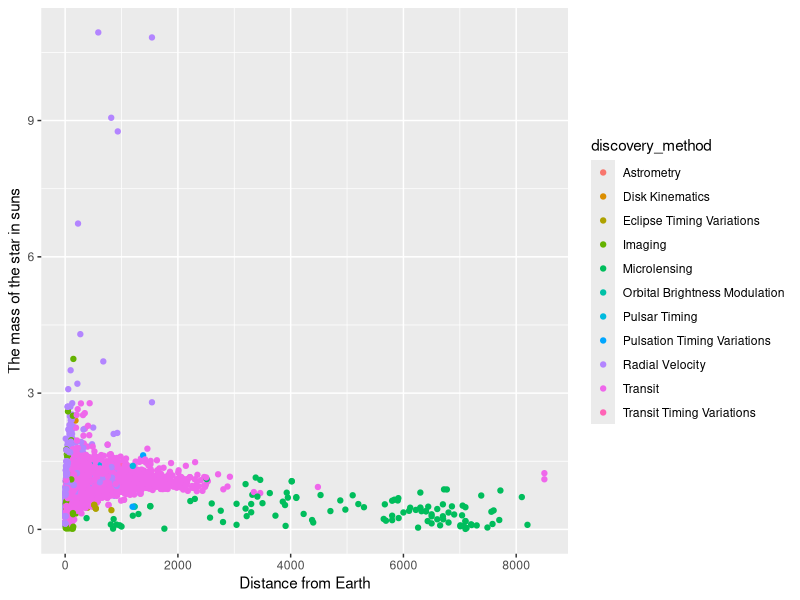

Here is the R script that generated this plot:
setwd("C:/Users/k1599153/OneDrive - King's College London/exoplanets")

#####
library(tidyverse)
exoplanets <- read_csv("exoplanets.csv")
view(exoplanets)

####Question 1####

number_of_records <- nrow(exoplanets)

#There are 4521 records in the dataframe

####Question 2####

column_names <- colnames(exoplanets)
print(column_names)

####Question 3####

mean_orbital_period <- mean(exoplanets$`planet_orbital_period_(days)`, na.rm = TRUE)
print(mean_orbital_period)
median_orbital_period <- median(exoplanets$`planet_orbital_period_(days)`, na.rm = TRUE)
print(median_orbital_period)

####Question 4####

top_discovery_method <- exoplanets %>% 
  count(discovery_method) %>%  
  arrange(desc(n))

popular_discovery_method <- top_n(top_discovery_method, 1)
print(popular_discovery_method)[1]

#Answer: Transit

####Question 5####

planet_mass <- exoplanets %>%
  filter(discovery_method == "Transit") %>%
  arrange(desc(`planet_mass_(earths)`))
view(planet_mass)

largest_mass <- top_n(planet_mass, 1, wt = planet_mass$`planet_mass_(earths)`)
print(largest_mass)

####Answer: K2-52 b 457000 earths

####Question 6####

exoplanets2 <- exoplanets %>% 
  filter(`planet_mass_(earths)` < 450000)

largest_mass2 <- top_n(exoplanets2, 1, wt = exoplanets2$`planet_mass_(earths)`)
print(largest_mass2)

#Answer: Kepler-840 b; mass = 43000 earths

####Question 7####

exoplanets2 %>% 
  ggplot(aes(x = `system_distance_from_earth_(pc)`, 
             y = `star_mass_(suns)`, 
             color = discovery_method)) +
  geom_jitter() +
  labs(x = "Distance from Earth", y = "The mass of the star in suns")




